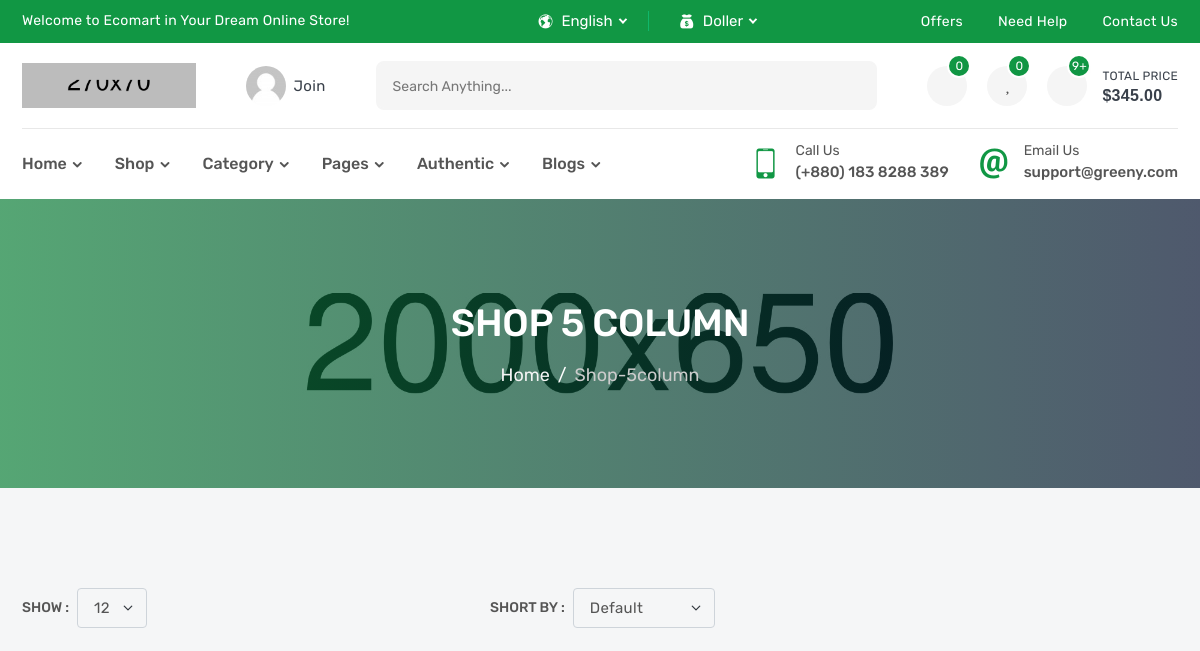
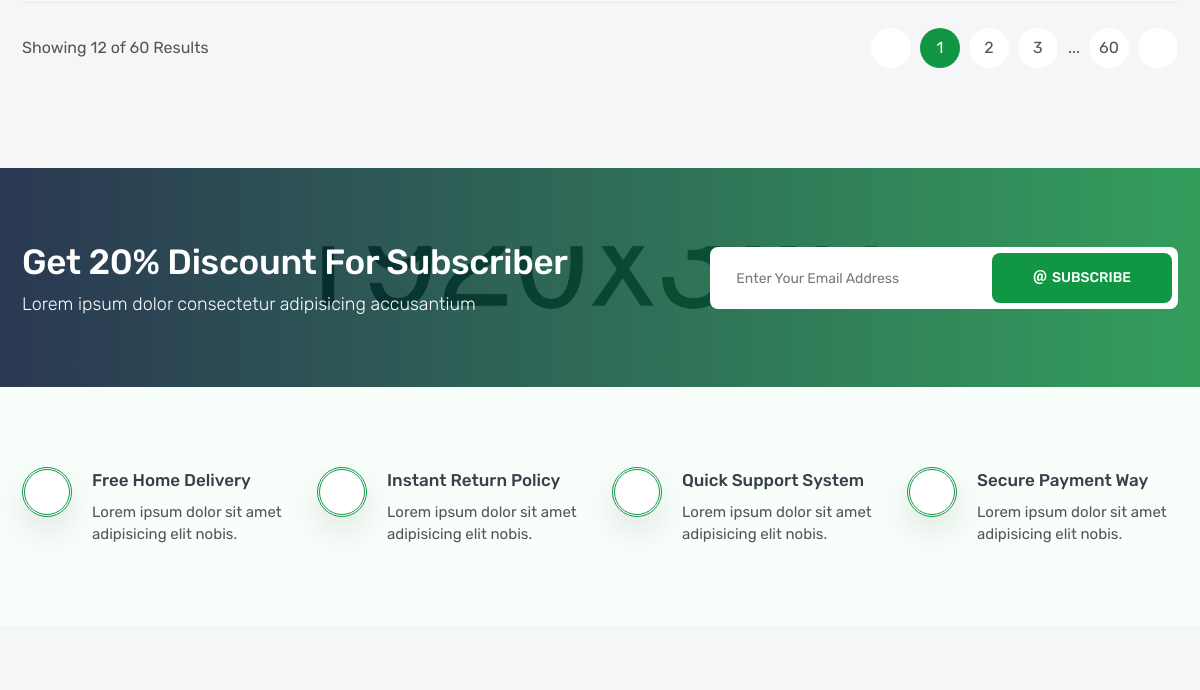
Before: /products/ (upper part) with the older database file (2 pictures, top to bottom).
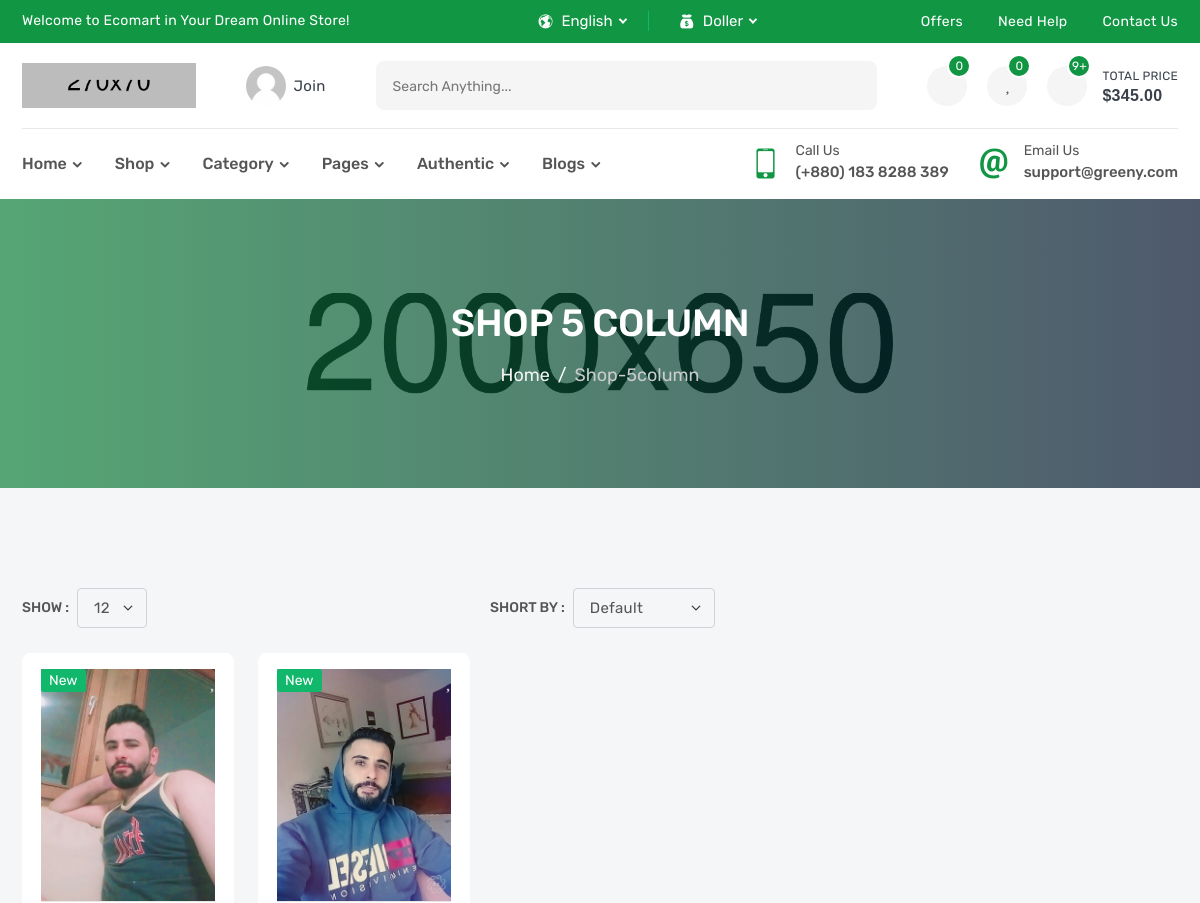
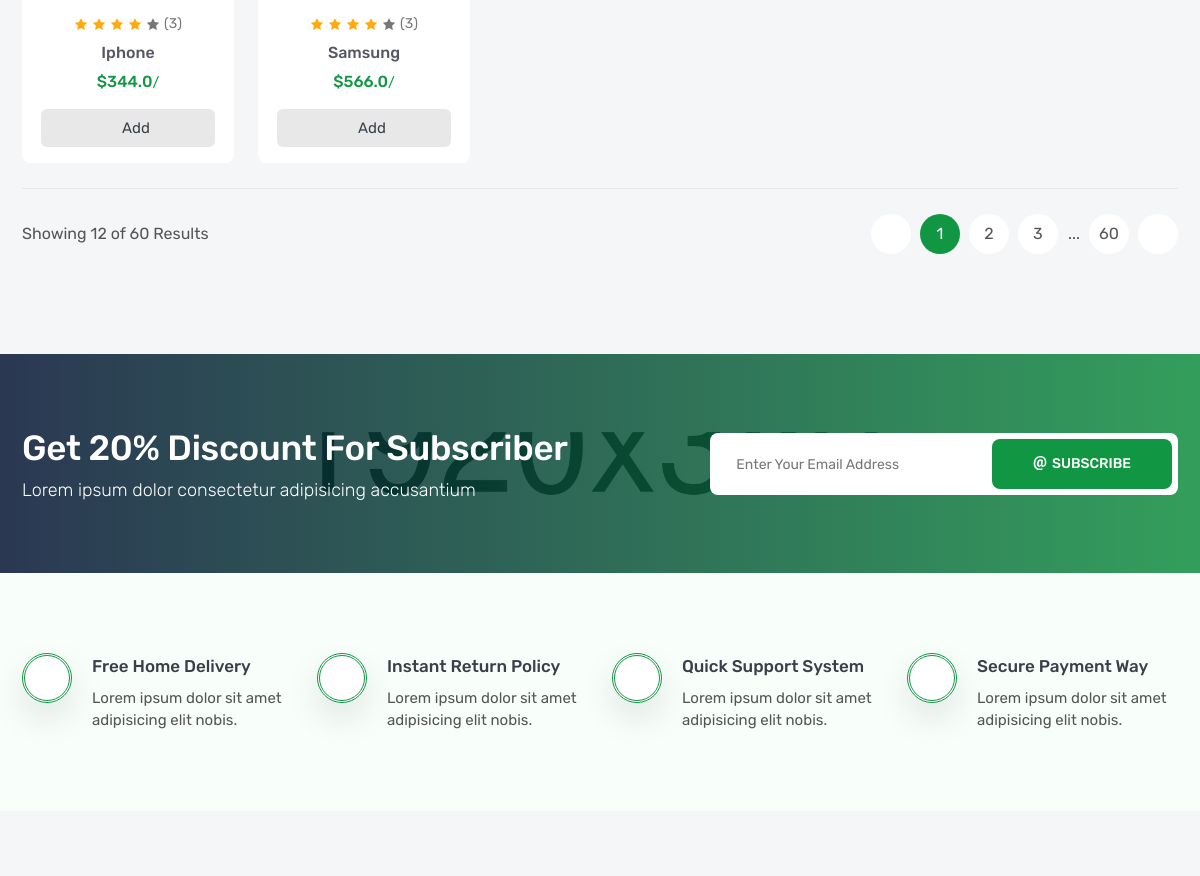
After: the same page with the newer database file (2 pictures, top to bottom).
### products/models.py (models this page shows, shortened)
class Product(models.Model):
    name = models.CharField(_('name'),max_length=100)
    description = models.TextField(_('decsription'),max_length=30000)
    sku = models.IntegerField(_('sku'))
    price = models.FloatField(_('price'))
    subtitle = models.TextField(_('subtitle'),max_length=600)
    image = models.ImageField(_('image'),upload_to='products')
    brand = models.ForeignKey('Brand',verbose_name=_('brand'),on_delete=models.CASCADE,related_name='product_brand')
    flag = models.CharField(_('Flag'),max_length=20,choices=FLAG_TYPE)
    tags = TaggableManager()
    slug = models.SlugField(null=True,blank=True)
    def __str__(self):
        return self.name

### products/views.py (the view)
# urls.py: path('',ProductList.as_view(),name = 'product_list'),
class ProductList(generic.ListView):
    model = Product

### products/templates/products/product_list.html (shortened to what this page needs)
{% extends 'base.html'  %}
{% block body %}
        <section class="inner-section single-banner" style="background: url(images/single-banner.jpg) no-repeat center;">
            <div class="container">
                <h2>Shop 5 Column</h2>
                <ol class="breadcrumb">
                    <li class="breadcrumb-item"><a href="index.html">Home</a></li>
                    <li class="breadcrumb-item active" aria-current="page">shop-5column</li>
                </ol>
            </div>
        </section>
        <section class="inner-section shop-part">
            <div class="container">
                <div class="row">
                    <div class="col-lg-12">
                        <div class="top-filter">
                            <div class="filter-show">
                                <label class="filter-label">Show :</label>
                                <select class="form-select filter-select">
                                    <option value="1">12</option>
                                </select>
                            </div>
                            <div class="filter-short">
                                <label class="filter-label">Short by :</label>
                                <select class="form-select filter-select">
                                    <option selected>default</option>
                                </select>
                            </div>
                            <div class="filter-action">
                                <a href="shop-3column.html" title="Three Column"><i class="fas fa-th"></i></a>
                                <a href="shop-2column.html" title="Two Column"><i class="fas fa-th-large"></i></a>
                                <a href="shop-1column.html" title="One Column"><i class="fas fa-th-list"></i></a>
                            </div>
                        </div>
                    </div>
                </div>
                <div class="row row-cols-2 row-cols-md-3 row-cols-lg-3 row-cols-xl-5">
                    {% for product in object_list %}
                    <div class="col">
                        <div class="product-card">
                            <div class="product-media">
                                <div class="product-label">
                                    <label class="label-text new">{{product.flag}}</label>
                                </div>
                                <button class="product-wish wish">
                                    <i class="fas fa-heart"></i>
                                </button>
                                <a class="product-image" href="{% url 'products:product_detail' product.slug %}">
                                    <img src="{{product.image.url}}" alt="product">
                                </a>
                            </div>
                            <div class="product-content">
                                <div class="product-rating">
                                    <i class="active icofont-star"></i>
                                    <i class="active icofont-star"></i>
                                    <i class="active icofont-star"></i>
                                    <i class="active icofont-star"></i>
                                    <i class="icofont-star"></i>
                                    <a href="product-video.html">(3)</a>
                                </div>
                                <h6 class="product-name">
                                    <a href="{% url 'products:product_detail' product.slug %}">{{product}}</a>
                                </h6>
                                <h6 class="product-price">
                                    <span>${{product.price}}<small>/</small></span>
                                </h6>
                                <button class="product-add" title="Add to Cart">
                                    <i class="fas fa-shopping-basket"></i>
                                    <span>add</span>
                                </button>
                            </div>
                        </div>
                    </div>
                    {% endfor %}
                </div>
                <div class="row">
                    <div class="col-lg-12">
                        <div class="bottom-paginate">
                            <p class="page-info">Showing 12 of 60 Results</p>
                            <ul class="pagination">
                                <li class="page-item">
                                    <a class="page-link" href="#">
                                        <i class="fas fa-long-arrow-alt-left"></i>
                                    </a>
                                </li>
                                <li class="page-item"><a class="page-link active" href="#">1</a></li>
                                <li class="page-item"><a class="page-link" href="#">2</a></li>
                                <li class="page-item"><a class="page-link" href="#">3</a></li>
                                <li class="page-item">...</li>
                                <li class="page-item"><a class="page-link" href="#">60</a></li>
                                <li class="page-item">
                                    <a class="page-link" href="#">
                                        <i class="fas fa-long-arrow-alt-right"></i>
                                    </a>
                                </li>
                            </ul>
                        </div>
                    </div>
                </div>
            </div>
        </section>
        {% endblock body %}

### templates/base.html (shortened to what this page needs)
{% load static %}
<!DOCTYPE html>
<html lang="en">
    <head>
        <link rel="stylesheet" href="{% static 'ltr/fonts/flaticon/flaticon.css' %}">
        <link rel="stylesheet" href="{% static 'ltr/fonts/icofont/icofont.min.css' %}">
        <link rel="stylesheet" href="{% static 'ltr/fonts/fontawesome/fontawesome.min.css' %}">
        <link rel="stylesheet" href="{% static 'ltr/vendor/venobox/venobox.min.css' %}">
        <link rel="stylesheet" href="{% static 'ltr/vendor/slickslider/slick.min.css' %}">
        <link rel="stylesheet" href="{% static 'ltr/vendor/niceselect/nice-select.min.css' %}">
        <link rel="stylesheet" href="{% static 'ltr/vendor/bootstrap/bootstrap.min.css' %}">
        <link rel="stylesheet" href="{% static 'ltr/css/main.css' %}">
        {% block css %}
            <link rel="stylesheet" href="{% static 'ltr/css/index.css' %}">
        {% endblock css %}
    </head>
    <body>
        <div class="header-top">
            <div class="container">
                <div class="row">
                    <div class="col-md-12 col-lg-5">
                        <div class="header-top-welcome">
                            <p>Welcome to Ecomart in Your Dream Online Store!</p>
                        </div>
                    </div>
                    <div class="col-md-5 col-lg-3">
                        <div class="header-top-select">
                            <div class="header-select">
                                <i class="icofont-world"></i>
                            </div>
                            <div class="header-select">
                                <i class="icofont-money"></i>
                            </div>
                        </div>
                    </div>
                    <div class="col-md-7 col-lg-4">
                        <ul class="header-top-list">
                            <li><a href="offer.html">offers</a></li>
                            <li><a href="faq.html">need help</a></li>
                            <li><a href="contact.html">contact us</a></li>
                        </ul>
                    </div>
                </div>
            </div>
        </div>
        <header class="header-part">
            <div class="container">
                <div class="header-content">
                    <a href="index.html" class="header-logo">
                        <img src="images/logo.png" alt="logo">
                    </a>
                    <a href="login.html" class="header-widget" title="My Account">
                        <img src="images/user.png" alt="user">
                        <span>join</span>
                    </a>
                    <form class="header-form">
                        <input type="text" placeholder="Search anything...">
                        <button><i class="fas fa-search"></i></button>
                    </form>
                    <div class="header-widget-group">
                        <a href="compare.html" class="header-widget" title="Compare List">
                            <i class="fas fa-random"></i>
                            <sup>0</sup>
                        </a>
                        <a href="wishlist.html" class="header-widget" title="Wishlist">
                            <i class="fas fa-heart"></i>
                            <sup>0</sup>
                        </a>
                        <button class="header-widget header-cart" title="Cartlist">
                            <i class="fas fa-shopping-basket"></i>
                            <sup>9+</sup>
                            <span>total price<small>$345.00</small></span>
                        </button>
                    </div>
                </div>
            </div>
        </header>
        <nav class="navbar-part">
            <div class="container">
                <div class="row">
                    <div class="col-lg-12">
                        <div class="navbar-content">
                            <ul class="navbar-list">
                                <li class="navbar-item dropdown">
                                    <a class="navbar-link dropdown-arrow" href="#">home</a>
                                </li>
                                <li class="navbar-item dropdown-megamenu">
                                    <a class="navbar-link dropdown-arrow" href="#">shop</a>
                                </li>
                                <li class="navbar-item dropdown-megamenu">
                                    <a class="navbar-link dropdown-arrow" href="#">category</a>
                                </li>
                                <li class="navbar-item dropdown">
                                    <a class="navbar-link dropdown-arrow" href="#">pages</a>
                                </li>
                                <li class="navbar-item dropdown">
                                    <a class="navbar-link dropdown-arrow" href="#">authentic</a>
                                </li>
                                <li class="navbar-item dropdown">
                                    <a class="navbar-link dropdown-arrow" href="#">blogs</a>
                                </li>
                            </ul>
                            <div class="navbar-info-group">
                                <div class="navbar-info">
                                    <i class="icofont-ui-touch-phone"></i>
                                    <p>
                                        <small>call us</small>
                                        <span>(+880) 183 8288 389</span>
                                    </p>
                                </div>
                                <div class="navbar-info">
                                    <i class="icofont-ui-email"></i>
                                    <p>
                                        <small>email us</small>
                                        <span>support@greeny.com</span>
                                    </p>
                                </div>
                            </div>
                        </div>
                    </div>
                </div>
            </div>
        </nav>
        {% block body %}
        {% endblock body %}
        <section class="news-part" style="background: url(images/newsletter.jpg) no-repeat center;">
            <div class="container">
                <div class="row align-items-center">
                    <div class="col-md-5 col-lg-6 col-xl-7">
                        <div class="news-text">
                            <h2>Get 20% Discount for Subscriber</h2>
                            <p>Lorem ipsum dolor consectetur adipisicing accusantium</p>
                        </div>
                    </div>
                    <div class="col-md-7 col-lg-6 col-xl-5">
                        <form class="news-form">
                            <input type="text" placeholder="Enter Your Email Address">
                            <button><span><i class="icofont-ui-email"></i>Subscribe</span></button>
                        </form>
                    </div>
                </div>
            </div>
        </section>
        <section class="intro-part">
            <div class="container">
                <div class="row intro-content">
                    <div class="col-sm-6 col-lg-3">
                        <div class="intro-wrap">
                            <div class="intro-icon">
                                <i class="fas fa-truck"></i>
                            </div>
                            <div class="intro-content">
                                <h5>free home delivery</h5>
                                <p>Lorem ipsum dolor sit amet adipisicing elit nobis.</p>
                            </div>
                        </div>
                    </div>
                    <div class="col-sm-6 col-lg-3">
                        <div class="intro-wrap">
                            <div class="intro-icon">
                                <i class="fas fa-sync-alt"></i>
                            </div>
                            <div class="intro-content">
                                <h5>instant return policy</h5>
                                <p>Lorem ipsum dolor sit amet adipisicing elit nobis.</p>
                            </div>
                        </div>
                    </div>
                    <div class="col-sm-6 col-lg-3">
                        <div class="intro-wrap">
                            <div class="intro-icon">
                                <i class="fas fa-headset"></i>
                            </div>
                            <div class="intro-content">
                                <h5>quick support system</h5>
                                <p>Lorem ipsum dolor sit amet adipisicing elit nobis.</p>
                            </div>
                        </div>
                    </div>
                    <div class="col-sm-6 col-lg-3">
                        <div class="intro-wrap">
                            <div class="intro-icon">
                                <i class="fas fa-lock"></i>
                            </div>
                            <div class="intro-content">
                                <h5>secure payment way</h5>
                                <p>Lorem ipsum dolor sit amet adipisicing elit nobis.</p>
                            </div>
                        </div>
                    </div>
                </div>
            </div>
        </section>
        <footer class="footer-part">
        </footer>
    </body>
</html>

Changed rows visible on the page:
added Product: flag "New", image (picture), name "Iphone", price "344.0"
added Product: flag "New", image (picture), name "Samsung", price "566.0"
